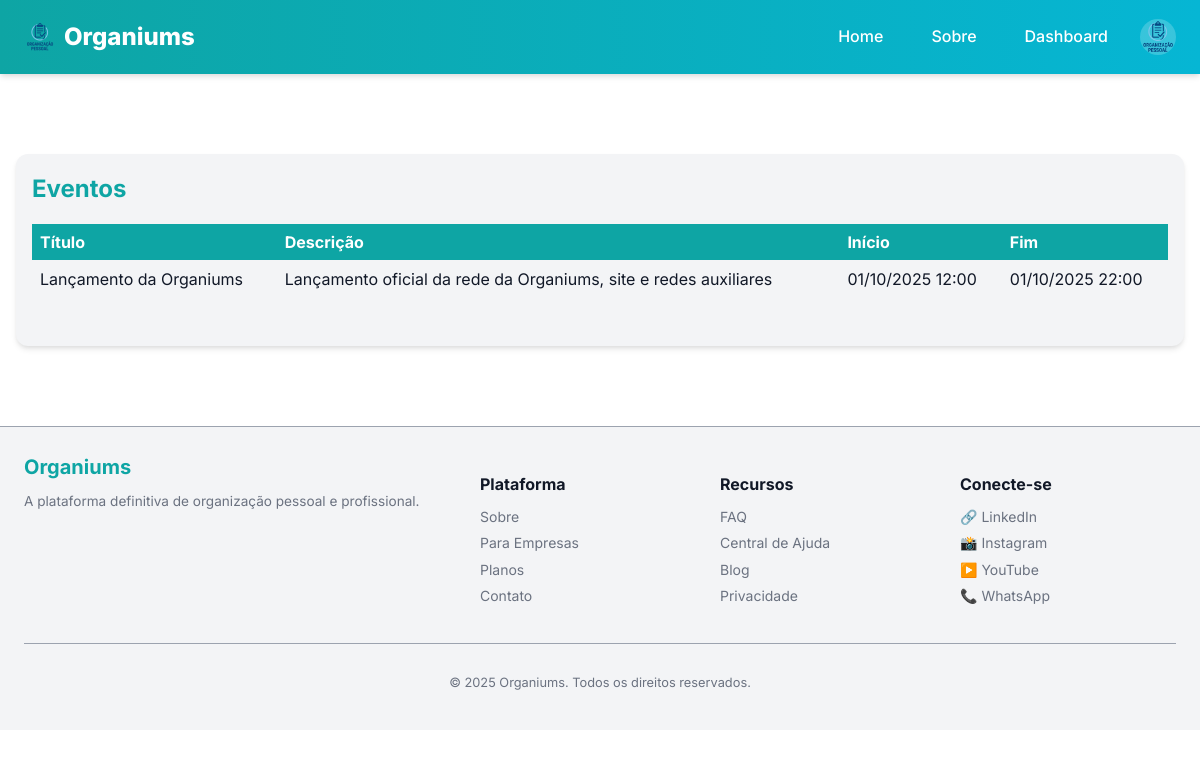
The app's page /client/events (signed in), older data.
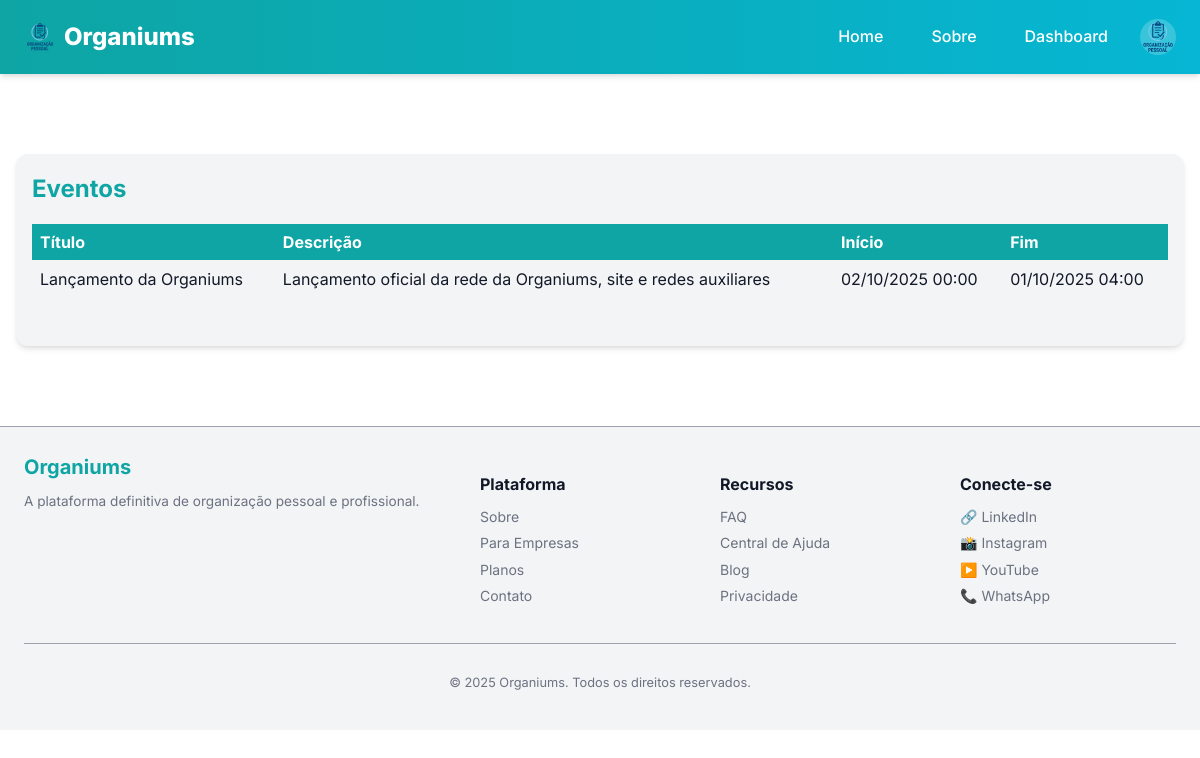
The same page, newer data.
### models.py (models this page shows, shortened)
class User(UserMixin, db.Model):
    __tablename__ = "user"
    id = db.Column(db.Integer, primary_key=True)
    username = db.Column(db.String(50), unique=True, index=True, nullable=False)
    name = db.Column(db.String(120), nullable=False)
    email = db.Column(db.String(120), unique=True, index=True, nullable=False)
    password_hash = db.Column(db.String(128))
    avatar = db.Column(db.String(200))
    role = db.Column(db.String(30), default="cliente", nullable=False)
    company_id = db.Column(db.Integer, db.ForeignKey('company.id'), nullable=True)
    def is_admin(self):
        return self.role == "admin"
    def is_cliente_adm(self):
        return self.role == "cliente_adm"

class Event(db.Model):
    __tablename__ = "event"
    id = db.Column(db.Integer, primary_key=True)
    company_id = db.Column(db.Integer, db.ForeignKey('company.id'), nullable=False)
    title = db.Column(db.String(300), nullable=False)
    description = db.Column(db.Text)
    start_at = db.Column(db.DateTime)
    end_at = db.Column(db.DateTime)
    responsavel_id = db.Column(db.Integer, db.ForeignKey('collaborator.id'), nullable=True)
    setor_id = db.Column(db.Integer, db.ForeignKey('sector.id'), nullable=True)
    cor = db.Column(db.String(7), default='#3b82f6')  # Cor do evento em HEX
    tipo = db.Column(db.String(50), default='evento')  # evento, reuniao, tarefa, etc.
    created_at = db.Column(db.DateTime, default=db.func.current_timestamp())
    updated_at = db.Column(db.DateTime, default=db.func.current_timestamp(), onupdate=db.func.current_timestamp())
    company = db.relationship('Company', backref='events')
    responsavel = db.relationship('Collaborator', backref='events')
    setor = db.relationship('Sector', backref='events')

### app/views.py (the view)
@bp.route('/client/events')
@login_required
def client_events():
    if not current_user.is_cliente_adm() and not current_user.is_admin():
            abort(403)
    events = Event.query.filter_by(company_id=current_user.company_id).all()
    register_log("Acesso: cliente_adm - events")
    return render_template('client/events_list.html', events=events)

### app/utils.py (called while the page is built)
def register_log(action, status="ok"):
    user_id = current_user.id if current_user.is_authenticated else None
    ip_address = request.remote_addr
    log = Log(
        user_id=user_id,
        action=action,
        ip_address=ip_address,
        status=status
    )
    db.session.add(log)
    db.session.commit()

### manage.py (called while the page is built)
def create_app(config_object=None):
    app = Flask(__name__, template_folder='app/templates', static_folder='app/static')
    app.config.from_object(config_object or Config)
    db.init_app(app)
    migrate.init_app(app, db)
    login.init_app(app)
    from models import User
    @login.user_loader
    def load_user(user_id):
        return User.query.get(int(user_id))
    from app.views import bp as app_bp
    from api.views import bp as api_bp
    app.register_blueprint(app_bp)
    app.register_blueprint(api_bp, url_prefix='/api')
    app.config['MAX_CONTENT_LENGTH'] = 2 * 1024 * 1024
    register_error_handlers(app)
    @app.shell_context_processor
    def make_shell_context():
        return {'db': db, 'User': User}
    return app

### app/templates/client/events_list.html (shortened to what this page needs)
{% extends "base.html" %}
{% block content %}
<div class="container client-section">
  <h1>Eventos</h1>
  {% if events %}
  <table class="client-table">
    <thead>
      <tr>
        <th>Título</th>
        <th>Descrição</th>
        <th>Início</th>
        <th>Fim</th>
      </tr>
    </thead>
    <tbody>
      {% for event in events %}
      <tr>
        <td>{{ event.title }}</td>
        <td>{{ event.description or "-" }}</td>
        <td>{{ event.start_at.strftime("%d/%m/%Y %H:%M") if event.start_at else "-" }}</td>
        <td>{{ event.end_at.strftime("%d/%m/%Y %H:%M") if event.end_at else "-" }}</td>
      </tr>
      {% endfor %}
    </tbody>
  </table>
  {% else %}
  <p class="empty-state">Nenhum evento cadastrado.</p>
  {% endif %}
</div>
{% endblock %}

### app/templates/base.html (shortened to what this page needs)
<!doctype html>
<html lang="pt-BR">
  <head>
    <link rel="stylesheet" href="{{ url_for('app_bp.static', filename='css/main.css') }}">
  </head>
  <body>
    {% include 'components/header.html' %}
    <main class="container">
      {% block content %}{% endblock %}
    </main>
    {% include 'components/footer.html' %}
  </body>
</html>

### app/templates/components/header.html (shortened to what this page needs)
<header class="site-header">
  <div class="header-wrap">
    <a class="brand" href="{{ url_for('app_bp.home') }}">
      <img class="brand-logo" src="{{ url_for('static', filename='img/logo.png') }}" alt="Organiums" width="32" height="32">
      Organiums
    </a>
    <nav class="desktop-nav">
      <a class="nav-link" href="{{ url_for('app_bp.home') }}">Home</a>
      <a class="nav-link" href="{{ url_for('app_bp.about') }}">Sobre</a>
      {% if current_user.is_authenticated %}
        <a class="nav-link" href="{{ url_for('app_bp.dashboard') }}">Dashboard</a>
        <div class="user-menu">
          {% if current_user.avatar %}
            <img src="{{ current_user.avatar }}" alt="Avatar de {{ current_user.name }}" width="32" height="32" class="user-avatar">
          {% else %}
            <div class="user-avatar placeholder-avatar">{{ current_user.name[0]|upper }}</div>
          {% endif %}
        </div>
      {% else %}
        <a class="nav-link" href="{{ url_for('app_bp.login') }}">Entrar</a>
        <a class="nav-link" href="{{ url_for('app_bp.register') }}">Cadastrar</a>
      {% endif %}
    </nav>
  </div>
</header>

### app/templates/components/footer.html
<footer class="site-footer">
  <div class="footer-container">
    <div class="footer-brand">
      <a href="/" class="footer-logo">Organiums</a>
      <p class="footer-desc">
        A plataforma definitiva de organização pessoal e profissional.
      </p>
    </div>
    <nav class="footer-links">
      <h4>Plataforma</h4>
      <ul>
        <li><a href="/sobre">Sobre</a></li>
        <li><a href="/empresas">Para Empresas</a></li>
        <li><a href="/planos">Planos</a></li>
        <li><a href="/contato">Contato</a></li>
      </ul>
    </nav>
    <nav class="footer-links">
      <h4>Recursos</h4>
      <ul>
        <li><a href="/faq">FAQ</a></li>
        <li><a href="/ajuda">Central de Ajuda</a></li>
        <li><a href="/blog">Blog</a></li>
        <li><a href="/privacidade">Privacidade</a></li>
      </ul>
    </nav>
    <div class="footer-social">
      <h4>Conecte-se</h4>
      <ul>
        <li><a href="#" aria-label="LinkedIn">🔗 LinkedIn</a></li>
        <li><a href="#" aria-label="Instagram">📸 Instagram</a></li>
        <li><a href="#" aria-label="YouTube">▶️ YouTube</a></li>
        <li><a href="#" aria-label="WhatsApp">📞 WhatsApp</a></li>
      </ul>
    </div>
  </div>
  <div class="footer-bottom">
    <p>© {{ current_year|default(2025) }} Organiums. Todos os direitos reservados.</p>
  </div>
</footer>

### app/static/css/main.css (style rules this page uses)
* { box-sizing: border-box; }
body { font-family: var(--font-base); background: var(--bg); color: var(--fg); margin: 0; padding: 0; line-height: var(--line-height); }
.container { max-width: var(--container-width); margin: var(--spacing-xl) auto; padding: var(--spacing-md); }
.site-footer { padding: var(--spacing-lg); text-align: center; color: var(--muted); font-size: var(--text-sm); margin-top: var(--spacing-xl); }

### app/static/css/vars.css (style rules this page uses)
:root { --bg: #ffffff; --fg: #111827; --bg-light: #f3f4f6; --muted: #6b7280; --muted-light: #9ca3af; --border: #e5e7eb; --surface: #ffffff; --brand-primary: #0ea5a4; --brand-secondary: #06b6d4; --brand-dark: #0d9488; --success: #10b981; --success-bg: #d1fae5; --danger: #ef4444; --danger-bg: #fee2e2; --warning: #f59e0b; --warning-bg: #fef3c7; --info: #3b82f6; --info-bg: #dbeafe; --font-base: 'Inter', system-ui, Arial, sans-serif; --font-alt: 'Inter', system-ui, Arial, sans-serif; --text-xs: 0.75rem; --text-sm: 0.875rem; --text-md: 1rem; --text-lg: 1.125rem; --text-xl: 1.25rem; --text-2xl: 1.5rem; --text-3xl: 1.875rem; --line-height: 1.6; --container-width: 1200px; --spacing-xs: 4px; --spacing-sm: 8px; --spacing-md: 16px; --spacing-lg: 24px; --spacing-xl: 32px; --spacing-2xl: 48px; --radius: 8px; --radius-lg: 12px; --radius-full: 9999px; --shadow: 0 4px 6px -1px rgba(0, 0, 0, 0.1), 0 2px 4px -1px rgba(0, 0, 0, 0.06); --shadow-md: 0 10px 15px -3px rgba(0, 0, 0, 0.1), 0 4px 6px -2px rgba(0, 0, 0, 0.05); --shadow-lg: 0 20px 25px -5px rgba(0, 0, 0, 0.1), 0 10px 10px -5px rgba(0, 0, 0, 0.04); --transition: all 0.3s ease; --modal-bg: var(--surface); --overlay-bg: rgba(0, 0, 0, 0.6); }

### app/static/css/components/header.css (style rules this page uses)
.site-header { background: linear-gradient(90deg, var(--brand-primary), var(--brand-secondary)); color: white; position: sticky; top: 0; z-index: 1000; box-shadow: var(--shadow); }
.header-wrap { max-width: var(--container-width); margin: 0 auto; display: flex; justify-content: space-between; align-items: center; padding: var(--spacing-md) var(--spacing-lg); }
.brand { font-weight: 800; color: white; text-decoration: none; font-size: 1.5rem; display: flex; align-items: center; gap: var(--spacing-sm); }
.brand-logo { height: 32px; width: auto; }
.desktop-nav { display: flex; align-items: center; gap: var(--spacing-md); }
.nav-link { color: white; text-decoration: none; font-weight: 500; padding: var(--spacing-sm) var(--spacing-md); border-radius: var(--radius); transition: var(--transition); position: relative; }
.nav-link::after { content: ''; position: absolute; bottom: 0; left: 50%; width: 0; height: 2px; background-color: white; transition: var(--transition); transform: translateX(-50%); }
.user-menu { display: flex; align-items: center; gap: var(--spacing-sm); position: relative; }
.user-avatar { width: 36px; height: 36px; border-radius: 50%; background-color: rgba(255, 255, 255, 0.2); display: flex; align-items: center; justify-content: center; font-weight: 600; cursor: pointer; }

### app/static/css/components/footer.css (style rules this page uses)
.site-footer { background: var(--bg-light); color: var(--fg); padding: var(--spacing-xl) var(--spacing-md) var(--spacing-lg); font-size: 0.9rem; border-top: 1px solid var(--muted-light); }
.footer-container { max-width: var(--container-width); margin: 0 auto; display: grid; grid-template-columns: 1fr; gap: var(--spacing-lg); }
.footer-brand { text-align: center; }
.footer-logo { font-size: 1.25rem; font-weight: bold; color: var(--brand-primary); text-decoration: none; }
.footer-desc { margin-top: var(--spacing-sm); color: var(--muted); font-size: 0.85rem; }
.footer-links h4, .footer-social h4 { margin-bottom: var(--spacing-sm); font-size: 1rem; color: var(--fg); }
.footer-links ul, .footer-social ul { list-style: none; padding: 0; margin: 0; }
.footer-links li, .footer-social li { margin-bottom: var(--spacing-xs); }
.footer-links a, .footer-social a { color: var(--muted); text-decoration: none; transition: var(--transition); }
.footer-bottom { margin-top: var(--spacing-xl); padding-top: var(--spacing-md); border-top: 1px solid var(--muted-light); text-align: center; color: var(--muted); font-size: 0.8rem; }
@media (min-width: 768px) { .footer-container { grid-template-columns: 2fr 1fr 1fr 1fr; text-align: left; } }
@media (min-width: 768px) { .footer-brand { text-align: left; } }

Row changes from the older to the newer data that the page shows:
changed Event "Lançamento da Organiums": start_at "01/10/2025 12:00" → "02/10/2025 00:00"; end_at "01/10/2025 22:00" → "01/10/2025 04:00"
